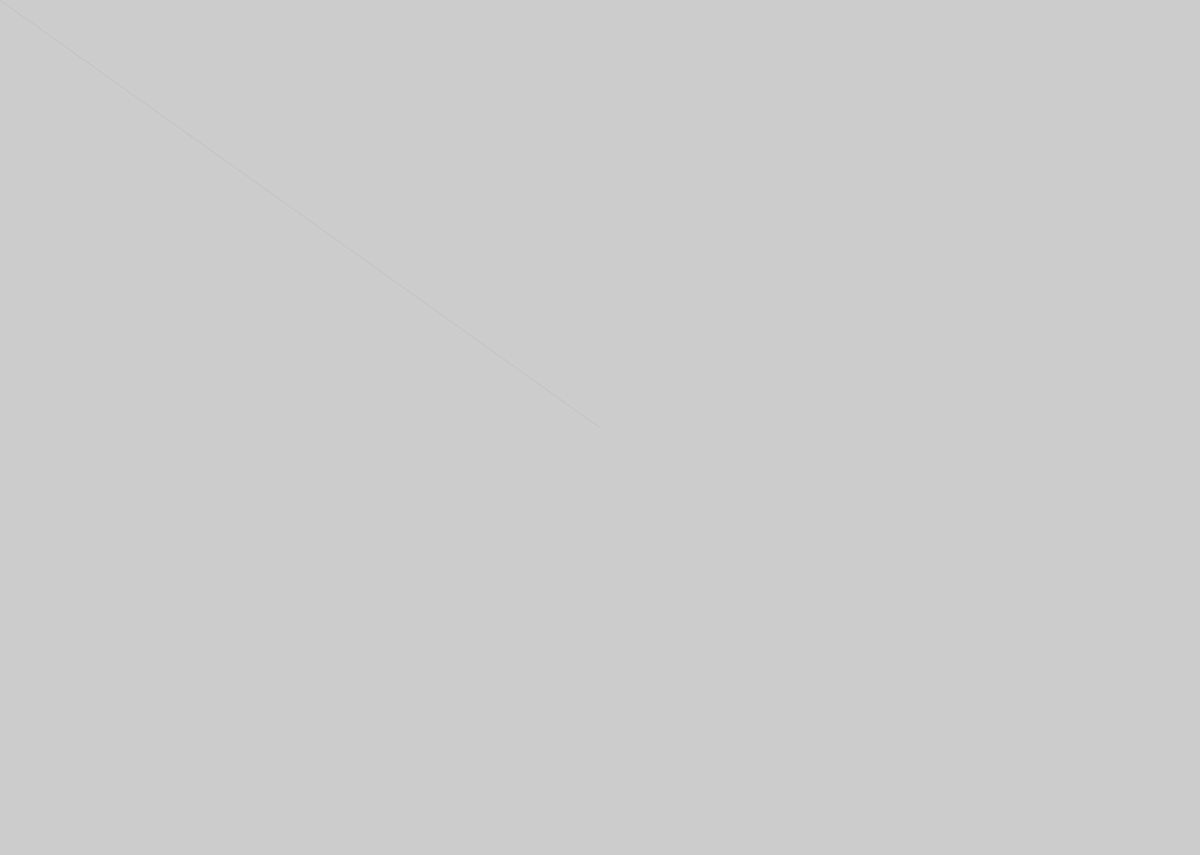
Frame 1 (no input)
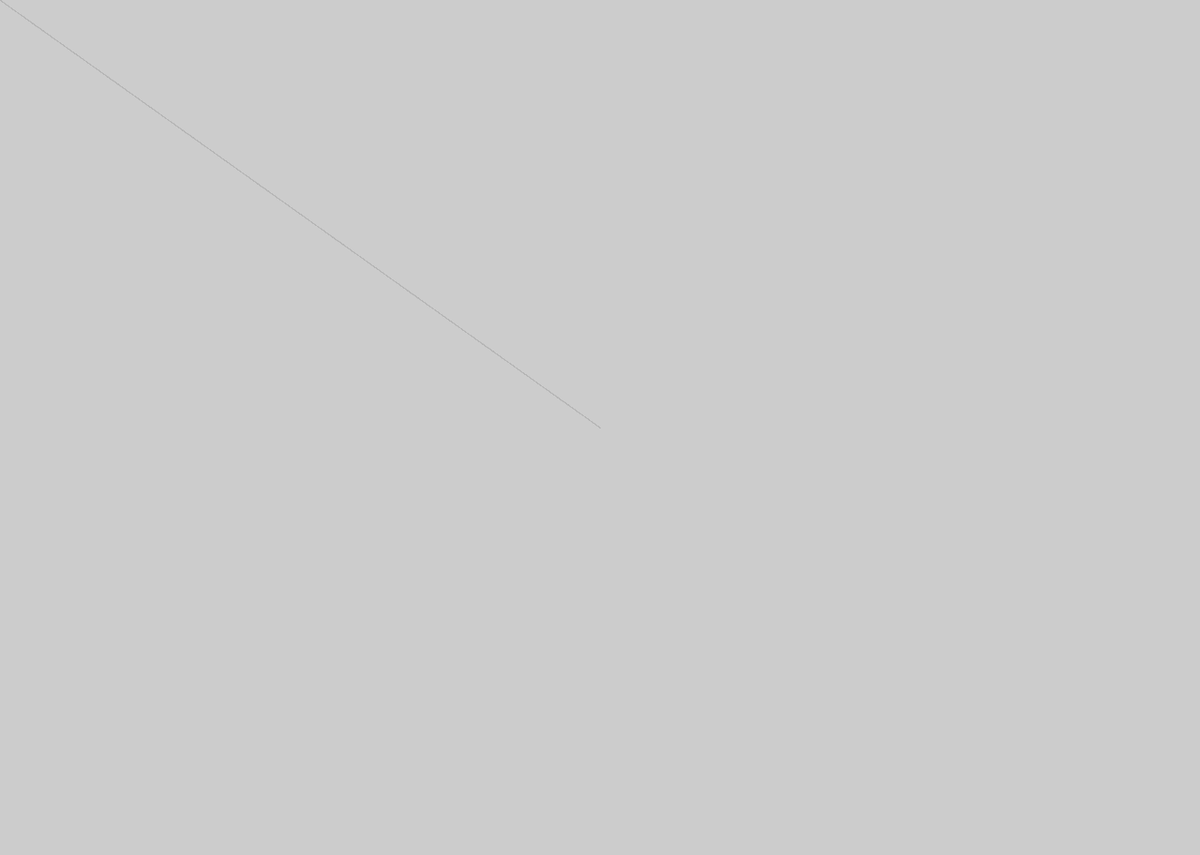
Frame 60 (the mouse pressed at the canvas centre just before this capture)
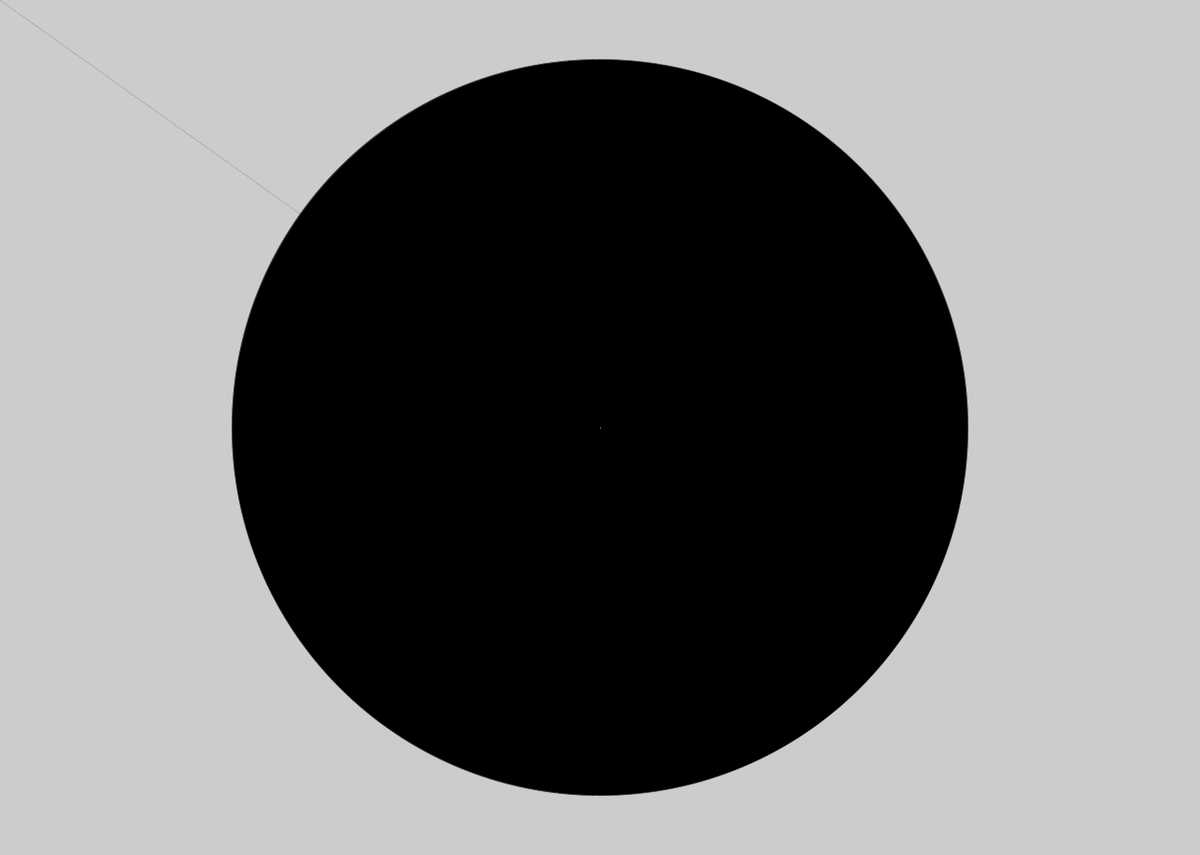
Frame 120 (the mouse held since frame 60 and released just before this capture)

The Processing sketch that drew these frames (run headless with seeded random() and noise(); from frame 60 on, the mouse is pressed at the canvas centre):

// Processing sketch: processing_28900
// ── processing_28900.pde

void setup() {
size(1280,912);
smooth();
  colorMode(HSB, 360, height, height);  
  hue = new int[width/barWidth];
  noStroke();
}


 
int barWidth = 5;
int[] hue;



void draw (){

float durchmesser = dist(pmouseX, pmouseY, mouseX, mouseY);  

if(durchmesser > 30) {
fill (255,0,0);
} 

else {
  
fill(255);
}

stroke(255);
strokeWeight(0.3);

line (mouseX, mouseY, width/2, height/2);

ellipse(mouseX,mouseY,durchmesser,durchmesser);
}
